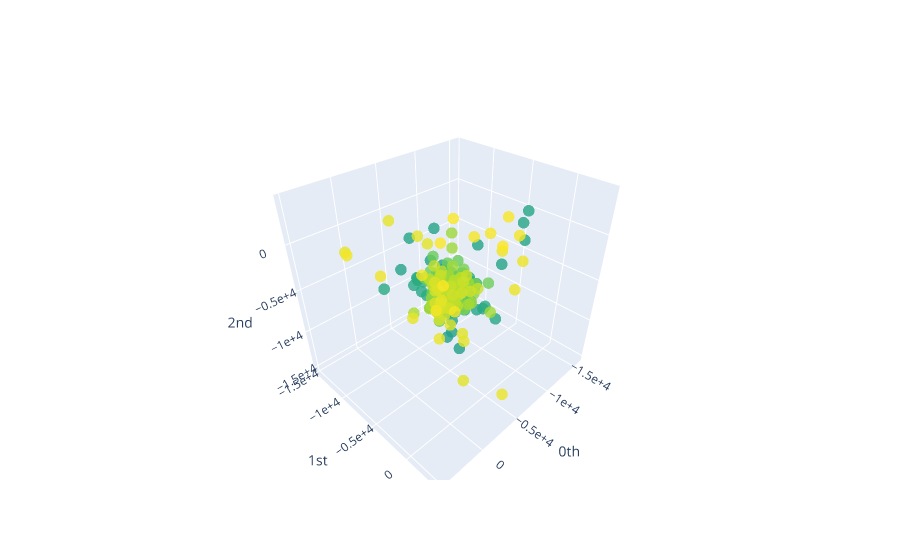

Source (notebook cell):
### Markdown cell above
Imagenes estáticas

<center>
    <img src="images/Precio de Cierre Histórico de Bitcoin.png" alt="Precio de Cierre Histórico de Bitcoin.png">
</center>

<center>
    <img src="images/Valores de Diff_MA30.png" alt="Valores de Diff_MA30.png">
</center>

<center>
    <img src="images/Valores de Diff_STD30.png" alt="Valores de Diff_STD30.png">
</center>

<center>
    <img src="images/Encaje de takens para Diff_STD30.png" alt="Encaje de takens para Diff_STD30.png">
</center>

### Code cell
print("Encaje de takens para Diff_MA30")
plot_point_cloud(diff_MA30_embedded)

### Figure 1 — Plotly figure (JSON) as saved in the notebook; plotly's stock layout.template omitted (floating-point values rounded to 4 significant figures; data arrays with more than 128 entries replaced by an {"elided": "..."} marker saying what was removed)
{"data": [{"marker": {"color": {"elided": "570 int values"}, "colorscale": [[0, "#440154"], [0.1111, "#482878"], [0.2222, "#3e4989"], [0.3333, "#31688e"], [0.4444, "#26828e"], [0.5556, "#1f9e89"], [0.6667, "#35b779"], [0.7778, "#6ece58"], [0.8889, "#b5de2b"], [1, "#fde725"]], "opacity": 0.8, "size": 4}, "mode": "markers", "type": "scatter3d", "x": {"elided": "570 float values"}, "y": {"elided": "570 float values"}, "z": {"elided": "570 float values"}}], "layout": {"scene": {"xaxis": {"exponentformat": "e", "showexponent": "all", "title": {"text": "0th"}, "type": "linear"}, "yaxis": {"exponentformat": "e", "showexponent": "all", "title": {"text": "1st"}, "type": "linear"}, "zaxis": {"exponentformat": "e", "showexponent": "all", "title": {"text": "2nd"}, "type": "linear"}}}}
